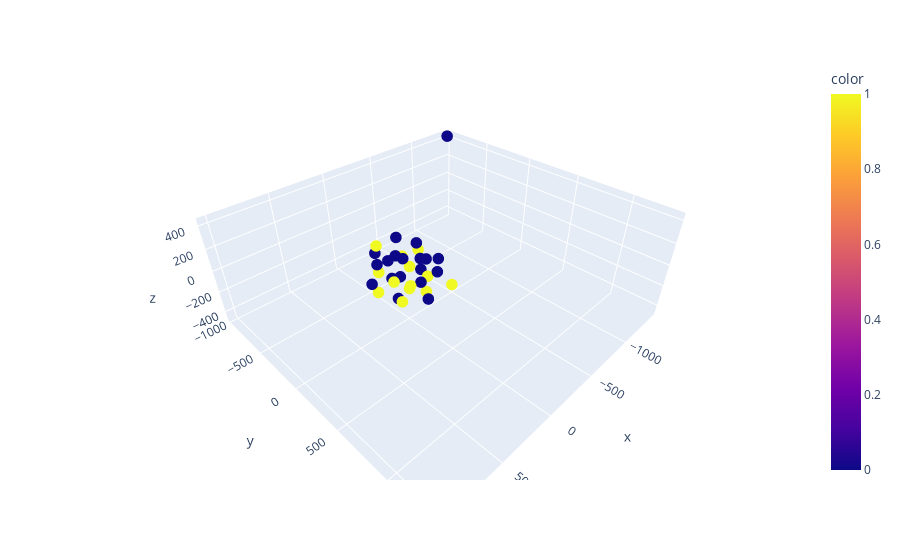

This figure's notebook cell:
### Code cell
fig = px.scatter_3d(x=embed[:,0], y=embed[:,1], z=embed[:,2], size_max=15,
                 color = y_test)
fig.update_traces(marker={'size': 4})
fig.show()

### Figure 1 — Plotly figure (JSON) as saved in the notebook; plotly's stock layout.template omitted (floating-point values rounded to 4 significant figures)
{"data": [{"hovertemplate": "x=%{x}<br>y=%{y}<br>z=%{z}<br>color=%{marker.color}<extra></extra>", "legendgroup": "", "marker": {"color": [1, 0, 0, 1, 1, 0, 0, 0, 1, 0, 1, 1, 0, 1, 0, 0, 0, 1, 1, 0, 0, 0, 1, 0, 0, 0, 0, 1, 0, 0, 1, 1, 0], "coloraxis": "coloraxis", "size": 4, "symbol": "circle"}, "mode": "markers", "name": "", "scene": "scene", "showlegend": false, "type": "scatter3d", "x": [-143.3, -115.7, -22.52, 186.8, 22.1, -54.55, -199.4, 16.02, 98.71, 82.69, 170.1, 162.4, 995.4, -136.0, -236.5, -1406.0, -86.8, -24.29, 103.3, 62.48, -1.172, 113.2, -196.4, -34.85, 39.4, 288.6, 256.0, -130.0, 40.44, 105.0, 204.2, -136.0, -24.61], "y": [-227.8, -12.96, -163.3, 65.01, 43.6, 277.4, -63.99, 172.4, -238.2, 54.64, 128.3, 223.6, 1333.0, 64.64, 102.3, -958.2, 124.3, 1.571, -228.2, -50.95, -114.2, -86.05, -86.03, -131.0, 199.3, -70.86, -31.96, 90.29, -343.4, -61.17, -116.2, 348.7, 206.2], "z": [-52.63, 183.3, 37.56, 10.57, -150.4, 89.49, -131.4, -24.41, 150.2, 164.4, -150.4, 46.72, -467.1, -254.6, 35.56, 434.2, 114.2, 15.13, -92.15, -279.6, 237.5, 92.55, 52.27, -155.8, 214.5, -28.46, 152.7, -85.96, 6.549, -63.78, -177.0, -33.51, -189.2]}], "layout": {"coloraxis": {"colorbar": {"title": {"text": "color"}}, "colorscale": [[0, "#0d0887"], [0.1111, "#46039f"], [0.2222, "#7201a8"], [0.3333, "#9c179e"], [0.4444, "#bd3786"], [0.5556, "#d8576b"], [0.6667, "#ed7953"], [0.7778, "#fb9f3a"], [0.8889, "#fdca26"], [1, "#f0f921"]]}, "legend": {"tracegroupgap": 0}, "margin": {"t": 60}, "scene": {"domain": {"x": [0, 1], "y": [0, 1]}, "xaxis": {"title": {"text": "x"}}, "yaxis": {"title": {"text": "y"}}, "zaxis": {"title": {"text": "z"}}}}}
